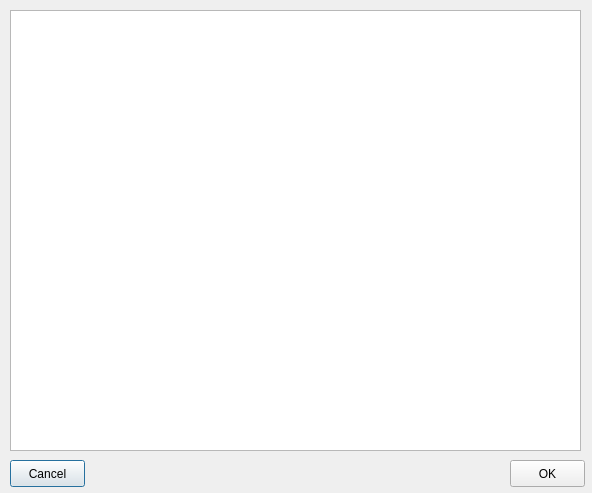
<ui version="4.0" >
 <class>cmntfrm</class>
 <widget class="QDialog" name="cmntfrm" >
  <property name="geometry" >
   <rect>
    <x>0</x>
    <y>0</y>
    <width>592</width>
    <height>493</height>
   </rect>
  </property>
  <property name="windowTitle" >
   <string>Comments...</string>
  </property>
  <property name="windowIcon" >
   <iconset resource="../resources/images/first4.qrc" >:/wordprocessing32x32.png</iconset>
  </property>
  <widget class="QPushButton" name="btncancel" >
   <property name="geometry" >
    <rect>
     <x>10</x>
     <y>460</y>
     <width>75</width>
     <height>27</height>
    </rect>
   </property>
   <property name="text" >
    <string>Cancel</string>
   </property>
   <property name="icon" >
    <iconset resource="../resources/images/first4.qrc" >:/button_cancel.png</iconset>
   </property>
  </widget>
  <widget class="QTextEdit" name="txtcomments" >
   <property name="geometry" >
    <rect>
     <x>10</x>
     <y>10</y>
     <width>571</width>
     <height>441</height>
    </rect>
   </property>
  </widget>
  <widget class="QPushButton" name="btnok" >
   <property name="geometry" >
    <rect>
     <x>510</x>
     <y>460</y>
     <width>75</width>
     <height>27</height>
    </rect>
   </property>
   <property name="text" >
    <string>OK</string>
   </property>
   <property name="icon" >
    <iconset resource="../resources/images/first4.qrc" >:/button_ok.png</iconset>
   </property>
  </widget>
 </widget>
 <resources>
  <include location="../resources/images/first4.qrc" />
 </resources>
 <connections>
  <connection>
   <sender>btnok</sender>
   <signal>clicked()</signal>
   <receiver>cmntfrm</receiver>
   <slot>accept()</slot>
   <hints>
    <hint type="sourcelabel" >
     <x>278</x>
     <y>253</y>
    </hint>
    <hint type="destinationlabel" >
     <x>96</x>
     <y>254</y>
    </hint>
   </hints>
  </connection>
  <connection>
   <sender>btncancel</sender>
   <signal>clicked()</signal>
   <receiver>cmntfrm</receiver>
   <slot>reject()</slot>
   <hints>
    <hint type="sourcelabel" >
     <x>369</x>
     <y>253</y>
    </hint>
    <hint type="destinationlabel" >
     <x>179</x>
     <y>282</y>
    </hint>
   </hints>
  </connection>
 </connections>
</ui>
